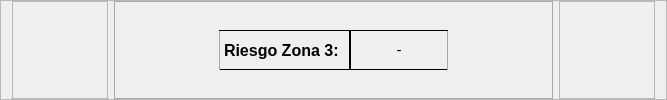
                       <widget class="QFrame" name="frame_30">
                        <property name="minimumSize">
                         <size>
                          <width>96</width>
                          <height>90</height>
                         </size>
                        </property>
                        <property name="maximumSize">
                         <size>
                          <width>16777215</width>
                          <height>150</height>
                         </size>
                        </property>
                        <property name="frameShape">
                         <enum>QFrame::StyledPanel</enum>
                        </property>
                        <property name="frameShadow">
                         <enum>QFrame::Raised</enum>
                        </property>
                        <layout class="QHBoxLayout" name="horizontalLayout_19">
                         <property name="topMargin">
                          <number>0</number>
                         </property>
                         <property name="bottomMargin">
                          <number>0</number>
                         </property>
                         <item>
                          <widget class="QFrame" name="frame_49">
                           <property name="minimumSize">
                            <size>
                             <width>96</width>
                             <height>0</height>
                            </size>
                           </property>
                           <property name="frameShape">
                            <enum>QFrame::StyledPanel</enum>
                           </property>
                           <property name="frameShadow">
                            <enum>QFrame::Raised</enum>
                           </property>
                          </widget>
                         </item>
                         <item>
                          <widget class="QFrame" name="colorZone3T">
                           <property name="sizePolicy">
                            <sizepolicy hsizetype="Expanding" vsizetype="Preferred">
                             <horstretch>0</horstretch>
                             <verstretch>0</verstretch>
                            </sizepolicy>
                           </property>
                           <property name="minimumSize">
                            <size>
                             <width>98</width>
                             <height>0</height>
                            </size>
                           </property>
                           <property name="styleSheet">
                            <string notr="true">background: qlineargradient(spread:pad,x1: 0, y1: 0, x2: 1, y2: 0,
                                 stop: 0 rgb(47, 146, 178), stop: 0.48 rgb(190, 192, 194),
                                 stop: 0.52 rgb(190, 192, 194), stop: 1.0  rgb(47, 146, 178));
border-radius:0px;
border:1px solid rgb(167, 167, 164);

</string>
                           </property>
                           <property name="frameShape">
                            <enum>QFrame::StyledPanel</enum>
                           </property>
                           <property name="frameShadow">
                            <enum>QFrame::Raised</enum>
                           </property>
                           <layout class="QHBoxLayout" name="horizontalLayout_23">
                            <property name="spacing">
                             <number>0</number>
                            </property>
                            <item>
                             <spacer name="horizontalSpacer_20">
                              <property name="orientation">
                               <enum>Qt::Horizontal</enum>
                              </property>
                              <property name="sizeType">
                               <enum>QSizePolicy::Expanding</enum>
                              </property>
                              <property name="sizeHint" stdset="0">
                               <size>
                                <width>95</width>
                                <height>20</height>
                               </size>
                              </property>
                             </spacer>
                            </item>
                            <item>
                             <widget class="QLabel" name="label_25">
                              <property name="minimumSize">
                               <size>
                                <width>98</width>
                                <height>20</height>
                               </size>
                              </property>
                              <property name="maximumSize">
                               <size>
                                <width>140</width>
                                <height>40</height>
                               </size>
                              </property>
                              <property name="font">
                               <font>
                                <family>Arial</family>
                                <pointsize>12</pointsize>
                                <bold>true</bold>
                               </font>
                              </property>
                              <property name="styleSheet">
                               <string notr="true">border-radius:0px;
border-top: 1px solid;
border-bottom: 1px solid;
border-right: 1px solid;
background-color:rgba(0, 0, 0, 0);</string>
                              </property>
                              <property name="text">
                               <string>Riesgo Zona 3: </string>
                              </property>
                             </widget>
                            </item>
                            <item>
                             <widget class="QLabel" name="txtZona3T">
                              <property name="minimumSize">
                               <size>
                                <width>98</width>
                                <height>20</height>
                               </size>
                              </property>
                              <property name="maximumSize">
                               <size>
                                <width>55</width>
                                <height>40</height>
                               </size>
                              </property>
                              <property name="font">
                               <font>
                                <family>Arial</family>
                                <pointsize>11</pointsize>
                               </font>
                              </property>
                              <property name="styleSheet">
                               <string notr="true">border-radius:0px;
border-top: 1px solid;
border-bottom: 1px solid;
border-left: 1px solid;
background-color:rgba(0, 0, 0, 0);</string>
                              </property>
                              <property name="text">
                               <string>-</string>
                              </property>
                              <property name="alignment">
                               <set>Qt::AlignCenter</set>
                              </property>
                             </widget>
                            </item>
                            <item>
                             <spacer name="horizontalSpacer_21">
                              <property name="orientation">
                               <enum>Qt::Horizontal</enum>
                              </property>
                              <property name="sizeType">
                               <enum>QSizePolicy::Expanding</enum>
                              </property>
                              <property name="sizeHint" stdset="0">
                               <size>
                                <width>95</width>
                                <height>20</height>
                               </size>
                              </property>
                             </spacer>
                            </item>
                           </layout>
                          </widget>
                         </item>
                         <item>
                          <widget class="QFrame" name="frame_47">
                           <property name="minimumSize">
                            <size>
                             <width>96</width>
                             <height>0</height>
                            </size>
                           </property>
                           <property name="styleSheet">
                            <string notr="true">border-image: url(:/Images/ResourcesFolder/Imagenes/ZonasRefracInf.png);</string>
                           </property>
                           <property name="frameShape">
                            <enum>QFrame::StyledPanel</enum>
                           </property>
                           <property name="frameShadow">
                            <enum>QFrame::Raised</enum>
                           </property>
                          </widget>
                         </item>
                        </layout>
                       </widget>
